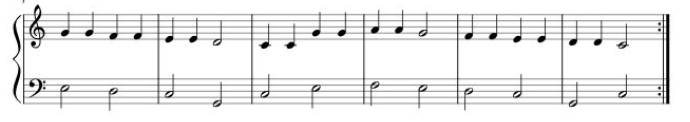
#> input picture OMR/OMR/test.png, 690 x 122 px
$ jupyter execute Staff_detection.ipynb
#> lines starting #> are read from the running program, lines starting #| are printed output that depends on the picture; after the words box and inside, x2 and y2 are one past the last pixel; in counts of white or black regions, pixels touching at a corner belong together
[cell 1]
import cv2
import numpy as np
import matplotlib.pyplot as plt
import os

# [83 lines left out: function line_repaired_algorithm, not called in this run]

def process_musical_staff(input_path='test.png', output_dir='output_steps'):
    # Create output directory if it doesn't exist
#> called with input_path = 'test.png', output_dir = 'output_steps'
    if not os.path.exists(output_dir):
        os.makedirs(output_dir)

    # Step 1: Load and preprocess the image
    img = cv2.imread(input_path, cv2.IMREAD_GRAYSCALE)
#> img is the input picture: shape (122, 690); min 0, max 255, mean 236.5
    if img is None:
        raise ValueError("Could not load image. Check the file path.")

    # Save original image
    plt.imsave(f'{output_dir}/0_original.png', img, cmap='gray')

    # Step 2: Adaptive thresholding to handle varying illumination
    binary = cv2.adaptiveThreshold(img, 255, cv2.ADAPTIVE_THRESH_GAUSSIAN_C,
                                 cv2.THRESH_BINARY_INV, 15, 5)
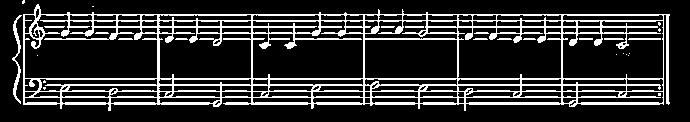
#> binary: shape (122, 690); 18.6% white in thin lines or dots, all inside (x1, y1, x2, y2) = (12, 0, 670, 111)
    plt.imsave(f'{output_dir}/1_binary.png', binary, cmap='gray')

    # Step 3: Horizontal projection to find staff line regions
    horizontal_projection = np.sum(binary, axis=1) / 255
#> horizontal_projection = 122 values, max 647 at index 78, min 0 at index 111, mean 128.2
    plt.figure(figsize=(10, 5))
    plt.plot(horizontal_projection)
    plt.title('Horizontal Projection')
    plt.savefig(f'{output_dir}/2_horizontal_projection.png')
    plt.close()

    # Step 4: Find staff line candidates using projection peaks
    # Smooth the projection to reduce noise
    smoothed_proj = cv2.GaussianBlur(horizontal_projection.astype(np.float32), (3, 3), 0)
#> smoothed_proj = 122 values, max 606 at index 103, min 0 at index 112, mean 128.2

    # Find peaks in the projection (staff line candidates)
    threshold = 0.2 * np.max(smoothed_proj)
#> threshold = 121.2
    peaks = np.where(smoothed_proj > threshold)[0]
#> peaks = 41 values from 13 to 105

    # Cluster peaks into staff groups
    staff_groups = []
    current_group = [peaks[0]] if len(peaks) > 0 else []
#> current_group = [13]

    for i in range(1, len(peaks)):
        if peaks[i] - peaks[i-1] < 15:  # Lines in a staff are close together
            current_group.append(peaks[i])
        else:
            if len(current_group) >= 3:  # Minimum 3 lines to consider a staff
                staff_groups.append(current_group)
            current_group = [peaks[i]]
#> this loop made 40 passes
#> current_group on pass 20: [77]
#> after the loop, staff_groups = [[13, 14, 15, 16, 19, 20, 21, 22, 25, 26, 27, 28, 31, 32, 33, 34, 37, 38, 39, 40]]

    if len(current_group) >= 3:
        staff_groups.append(current_group)

    # Step 5: Refine staff line detection
    refined_staff_lines = []
    for group in staff_groups:
        # For each candidate line in the group, find the exact position
        staff_lines = []
        for y in group:
            # Look at a horizontal slice around the candidate line
            slice_height = 5
            roi = binary[max(0, y-slice_height):min(binary.shape[0], y+slice_height+1), :]

            # Find the row with maximum black pixels in this slice
            row_sums = np.sum(roi, axis=1) / 255
            exact_y = np.argmax(row_sums) + max(0, y-slice_height)
            staff_lines.append(exact_y)

        # Sort and remove duplicates
        staff_lines = sorted(list(set(staff_lines)))

        # Only keep groups that form a proper staff (4-6 lines, regular spacing)
        if 4 <= len(staff_lines) <= 6:
            # Check if spacing is regular
            spacings = np.diff(staff_lines)
            if np.std(spacings) < 3:  # Spacing should be fairly consistent
                refined_staff_lines.extend(staff_lines)
#> this loop made 2 passes
#> (staff_lines, spacings) on passes 1 to 2: ([14, 20, 27, 33, 39], [6, 7, 6, 6]), ([78, 85, 91, 97, 103], [7, 6, 6, 6])
#> after the loop, refined_staff_lines = [14, 20, 27, 33, 39, 78, 85, 91, 97, 103]

    # Step 6: Visualize detected staff lines
    line_img = cv2.cvtColor(img, cv2.COLOR_GRAY2BGR)
    for y in refined_staff_lines:
        cv2.line(line_img, (0, y), (img.shape[1]-1, y), (0, 255, 0), 1)
#> this loop made 10 passes
#> y on passes 1 to 4: 14, 20, 27, 33
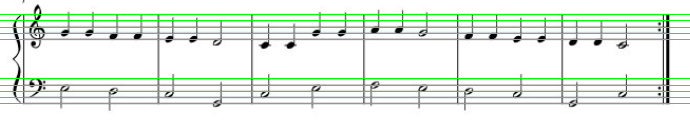
#> line_img: shape (122, 690, 3); 8.2% of pixels changed, all inside (x1, y1, x2, y2) = (0, 14, 690, 104)
    plt.imsave(f'{output_dir}/3_detected_lines.png', line_img)

    # Step 7: Staff line removal
    # Create a mask for staff lines (we'll dilate to cover the full thickness)
    line_mask = np.zeros_like(binary)
    for y in refined_staff_lines:
        line_mask[y, :] = 255

    # Dilate the mask to cover the full line thickness
    kernel = np.ones((3, 3), np.uint8)
    line_mask = cv2.dilate(line_mask, kernel, iterations=1)
    plt.imsave(f'{output_dir}/4_line_mask.png', line_mask, cmap='gray')

    # [16 lines of commented-out code are left out]

    cleaned_img = img.copy()
    cleaned_img[line_mask == 255] = 255

    plt.imsave(f'{output_dir}/5_cleaned_image.png', cleaned_img, cmap='gray')

    # No further processing – this is the final result with gaps where lines were
    final_cleaned = cleaned_img.copy()
    plt.imsave(f'{output_dir}/6_final_cleaned.png', final_cleaned, cmap='gray')


    final_cleaned = cleaned_img.copy()
    plt.imsave(f'{output_dir}/6_final_cleaned.png', final_cleaned, cmap='gray')


    # Step 6: Redraw erased notes
    final_output = cleaned_img.copy()

    # Create a mask for the original notes (black pixels in original image that are white in cleaned image)
    note_mask = np.zeros_like(img)
    note_mask[(img == 0) & (cleaned_img == 255)] = 255

    # Dilate the note mask slightly to ensure we capture the full note
    kernel = np.ones((2, 2), np.uint8)
    note_mask = cv2.dilate(note_mask, kernel, iterations=1)

    # Find contours of the notes
    contours, _ = cv2.findContours(note_mask, cv2.RETR_EXTERNAL, cv2.CHAIN_APPROX_SIMPLE)
#> contours = 11 contours, all with area under 20

    # Redraw each note
    for contour in contours:
        # Get the bounding box of the note
        x, y, w, h = cv2.boundingRect(contour)

        # Only process if the contour is small enough to be a note (not a staff line)
        if w < 30 and h < 30:  # Adjust these thresholds as needed
            # Get the region from the original image
            note_region = img[y:y+h, x:x+w]

            # Copy the note to the final output
            final_output[y:y+h, x:x+w] = note_region
#> this loop made 11 passes
#> (contour, x, y, w, h, note_region) on passes 1, 3: ([[192, 40], [192, 41], [193, 41], [193, 40]], 192, 40, 2, 2, [[0, 3], [4, 37]]), ([[171, 38], [171, 40], [172, 40], [172, 38]], 171, 38, 2, 3, [[0, 1], [0, 30], [39, 172]])

    plt.imsave(f'{output_dir}/7_repaired_lines.png', final_output, cmap='gray')

    return refined_staff_lines, final_output

if __name__ == "__main__":
    line_positions, cleaned_image = process_musical_staff()
#> line_positions = [14, 20, 27, 33, 39, 78, 85, 91, 97, 103]
    print("Detected staff line positions:", len(line_positions))
#| Detected staff line positions: 10

    # Display results
    plt.figure(figsize=(15, 15))
    plt.subplot(1, 2, 1)
    plt.imshow(cv2.imread('test.png', cv2.IMREAD_GRAYSCALE), cmap='gray')
    plt.title('Original Image')

    plt.subplot(1, 2, 2)
    plt.imshow(cleaned_image, cmap='gray')
    plt.title('Cleaned Image (Staff Lines Removed)')
    plt.show()

[cell 2]
import cv2
import numpy as np
import matplotlib.pyplot as plt
import os

def process_musical_staff(input_path='test3.png', output_dir='output_steps'):
    # Create output directory if it doesn't exist
#> called with input_path = 'test3.png', output_dir = 'output_steps'
    if not os.path.exists(output_dir):
        os.makedirs(output_dir)

    # Step 1: Load and preprocess the image
    img = cv2.imread(input_path, cv2.IMREAD_GRAYSCALE)
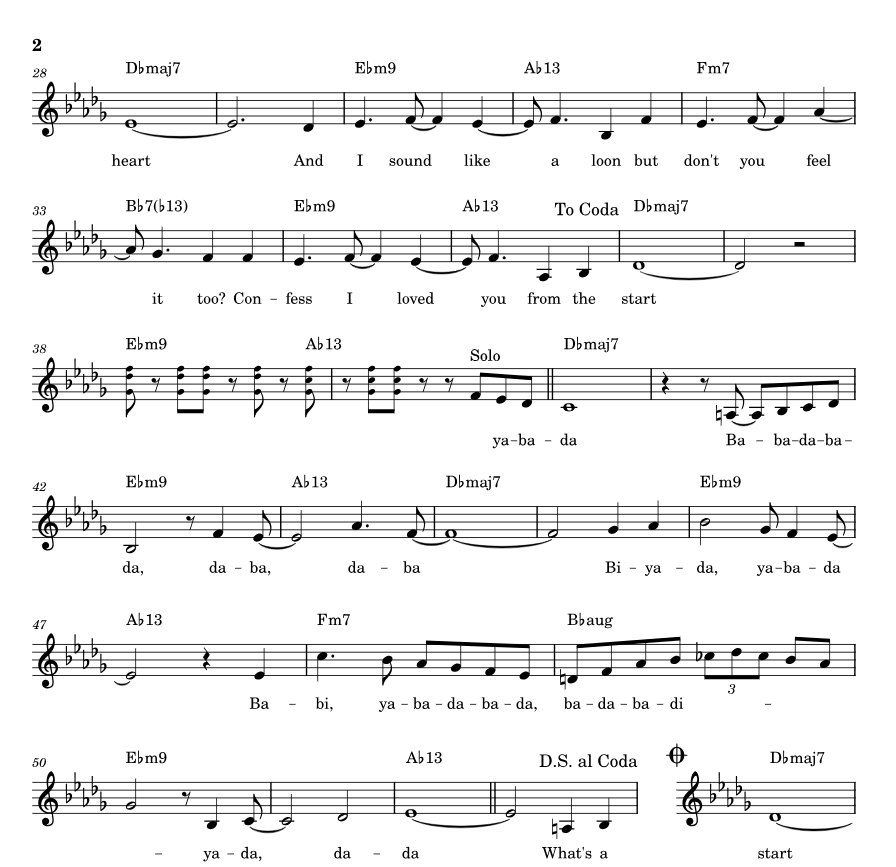
#> input picture OMR/OMR/test3.png, 896 x 867 px
#> img is the input picture: shape (867, 896); min 0, max 255, mean 240.3
    if img is None:
        raise ValueError("Could not load image. Check the file path.")

    # Save original image
    plt.imsave(f'{output_dir}/0_original.png', img, cmap='gray')

    # Step 2: Adaptive thresholding to handle varying illumination
    binary = cv2.adaptiveThreshold(img, 255, cv2.ADAPTIVE_THRESH_GAUSSIAN_C,
                                 cv2.THRESH_BINARY_INV, 15, 5)
    plt.imsave(f'{output_dir}/1_binary.png', binary, cmap='gray')

    # Step 3: Horizontal projection to find staff line regions
    horizontal_projection = np.sum(binary, axis=1) / 255
#> horizontal_projection = 867 values, max 824 at index 92, min 0 at index 0, mean 75.3
    plt.figure(figsize=(10, 5))
    plt.plot(horizontal_projection)
    plt.title('Horizontal Projection')
    plt.savefig(f'{output_dir}/2_horizontal_projection.png')
    plt.close()

    # Step 4: Find staff line candidates using projection peaks
    # Smooth the projection to reduce noise
    smoothed_proj = cv2.GaussianBlur(horizontal_projection.astype(np.float32), (3, 3), 0)
#> smoothed_proj = 867 values, max 632.2 at index 391, min 0 at index 0, mean 75.3

    # Find peaks in the projection (staff line candidates)
    threshold = 0.2 * np.max(smoothed_proj)
#> threshold = 126.5
    peaks = np.where(smoothed_proj > threshold)[0]
#> peaks = 117 values from 91 to 814

    # Cluster peaks into staff groups
    staff_groups = []
    current_group = [peaks[0]] if len(peaks) > 0 else []
#> current_group = [91]

    for i in range(1, len(peaks)):
        if peaks[i] - peaks[i-1] < 15:  # Lines in a staff are close together
            current_group.append(peaks[i])
        else:
            if len(current_group) >= 3:  # Minimum 3 lines to consider a staff
                staff_groups.append(current_group)
            current_group = [peaks[i]]
#> this loop made 116 passes
#> current_group on passes 22, 27, 28, 46: [159], [210], [229], [302]
#> after the loop, staff_groups = 6 items

    if len(current_group) >= 3:
        staff_groups.append(current_group)

    # Step 5: Refine staff line detection
    refined_staff_lines = []
    for group in staff_groups:
        # For each candidate line in the group, find the exact position
        staff_lines = []
        for y in group:
            # Look at a horizontal slice around the candidate line
            slice_height = 5
            roi = binary[max(0, y-slice_height):min(binary.shape[0], y+slice_height+1), :]

            # Find the row with maximum black pixels in this slice
            row_sums = np.sum(roi, axis=1) / 255
            exact_y = np.argmax(row_sums) + max(0, y-slice_height)
            staff_lines.append(exact_y)

        # Sort and remove duplicates
        staff_lines = sorted(list(set(staff_lines)))

        # Only keep groups that form a proper staff (4-6 lines, regular spacing)
        if 4 <= len(staff_lines) <= 6:
            # Check if spacing is regular
            spacings = np.diff(staff_lines)
            if np.std(spacings) < 3:  # Spacing should be fairly consistent
                refined_staff_lines.extend(staff_lines)
#> this loop made 7 passes
#> (staff_lines, spacings) on passes 1, 3, 4, 5: ([92, 100, 108, 116, 123], [8, 8, 8, 7]), ([230, 238, 246, 253, 261], [8, 8, 7, 8]), ([368, 376, 384, 391, 399], [8, 8, 7, 8]), ([506, 514, 522, 529, 537], [8, 8, 7, 8])
#> after the loop, refined_staff_lines = 30 values from 92 to 813

    # Step 6: Visualize detected staff lines
    line_img = cv2.cvtColor(img, cv2.COLOR_GRAY2BGR)
    for y in refined_staff_lines:
        cv2.line(line_img, (0, y), (img.shape[1]-1, y), (0, 255, 0), 1)
#> this loop made 30 passes
#> y on passes 1 to 4: 92, 100, 108, 116
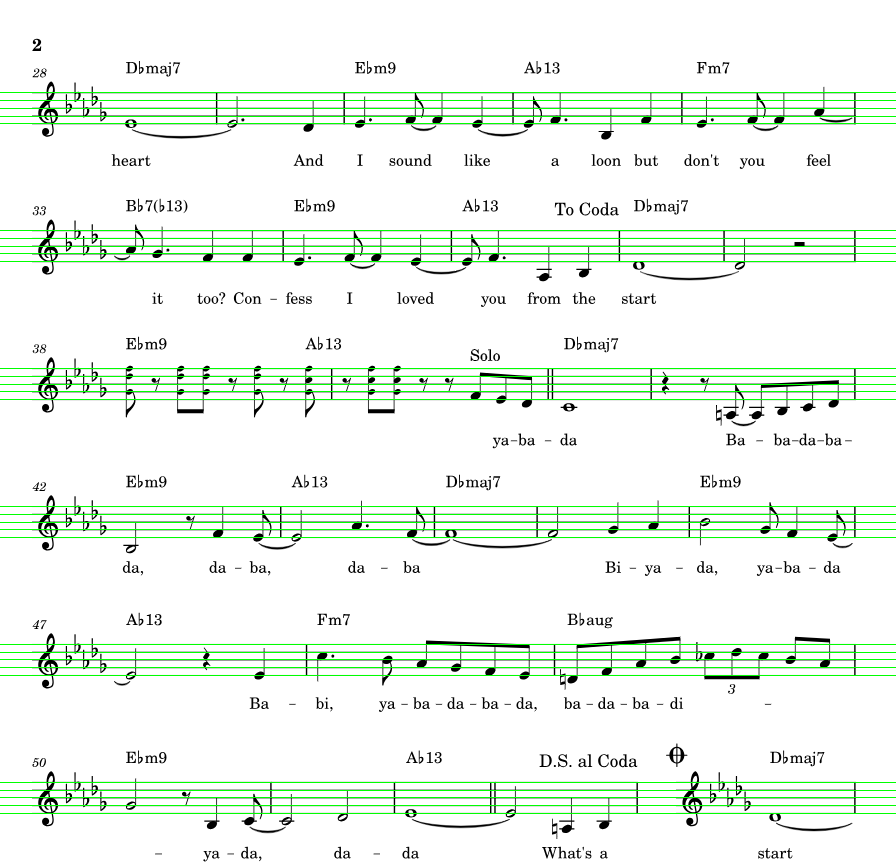
#> line_img: shape (867, 896, 3); 3.46% of pixels changed, all inside (x1, y1, x2, y2) = (0, 92, 896, 814)
    plt.imsave(f'{output_dir}/3_detected_lines.png', line_img)

    # Step 7: Staff line removal
    # Create a mask for staff lines (we'll dilate to cover the full thickness)
    line_mask = np.zeros_like(binary)
    for y in refined_staff_lines:
        line_mask[y, :] = 255

    # Dilate the mask to cover the full line thickness
    kernel = np.ones((3, 3), np.uint8)
    line_mask = cv2.dilate(line_mask, kernel, iterations=1)
    plt.imsave(f'{output_dir}/4_line_mask.png', line_mask, cmap='gray')

    cleaned_img = img.copy()
    cleaned_img[line_mask == 255] = 255
#> cleaned_img: shape (867, 896)

    # Save the image with staff lines removed first
    plt.imsave(f'{output_dir}/5_cleaned_image.png', cleaned_img, cmap='gray')

    # Step 6: Redraw erased notes
    final_output = cleaned_img.copy()

    # 1. Find lost black pixels (notes erased with staff)
    lost_mask = ((img < 50) & (cleaned_img > 200)).astype(np.uint8) * 255

    # 2. Morphological closing to connect fragmented notes and fill gaps
    line_spacing = 10
    kernel_size = max(3, line_spacing // 2)
    kernel = cv2.getStructuringElement(cv2.MORPH_ELLIPSE, (kernel_size, kernel_size))
#> kernel = [[0, 0, 1, 0, 0], [1, 1, 1, 1, 1], [1, 1, 1, 1, 1], [1, 1, 1, 1, 1], [0, 0, 1, 0, 0]]
    closed_mask = cv2.morphologyEx(lost_mask, cv2.MORPH_CLOSE, kernel)

    # 3. Find connected components (potential notes)
    num_labels, labels, stats, centroids = cv2.connectedComponentsWithStats(closed_mask, connectivity=8)
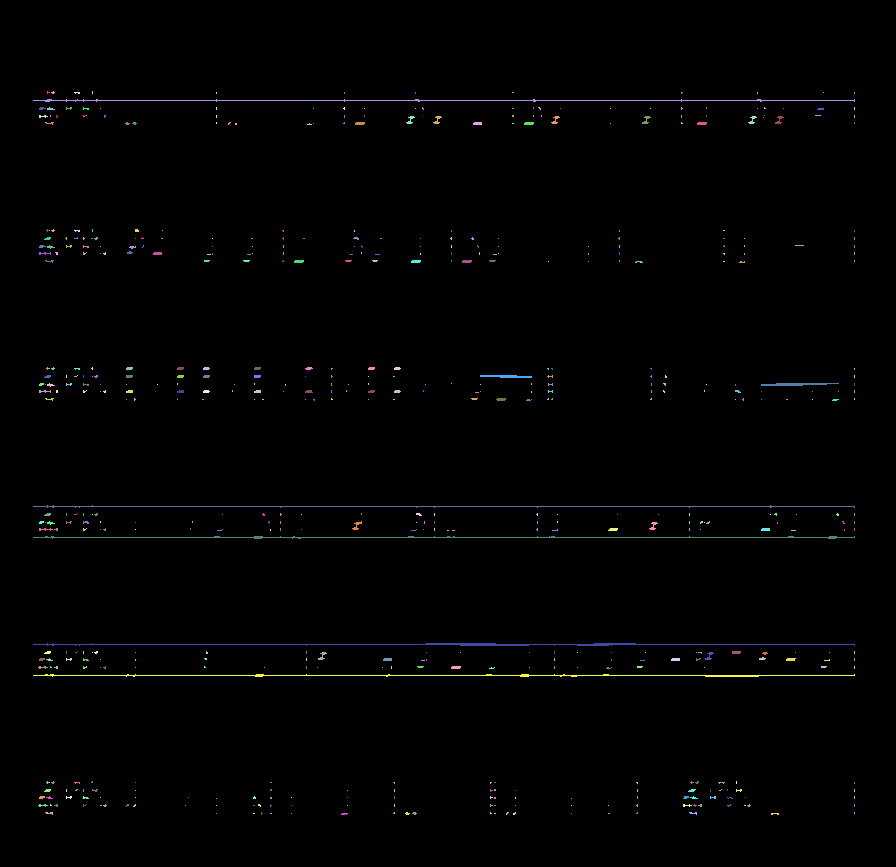
#> labels: shape (867, 896) int32; 547 distinct labels, from 0 to 546; one colour per label, 0 black
#> num_labels = 547; stats = 547 rows, first 6: [0, 0, 896, 867, 768598], [47, 91, 3, 3, 5], [51, 91, 4, 3, 7], [92, 91, 1, 3, 3], [74, 92, 6, 2, 9], [216, 92, 1, 2, 2]; centroids = 547 pairs, first value 40.92 to 854, second value 92 to 813.5

    # 4. Filter and restore
    final_output = cleaned_img.copy()
    for i in range(1, num_labels):
        x, y, w, h, area = stats[i]
        if 0 < area < 2000 and 0.1 < w/h < 10:
            note_mask = (labels[y:y+h, x:x+w] == i)
            final_output[y:y+h, x:x+w][note_mask == 1] = img[y:y+h, x:x+w][note_mask == 1]
#> this loop made 546 passes
#> (x, y, w, h, area) on passes 13, 55, 56: (33, 99, 822, 3, 866), (406, 116, 9, 8, 31), (433, 116, 9, 8, 32)
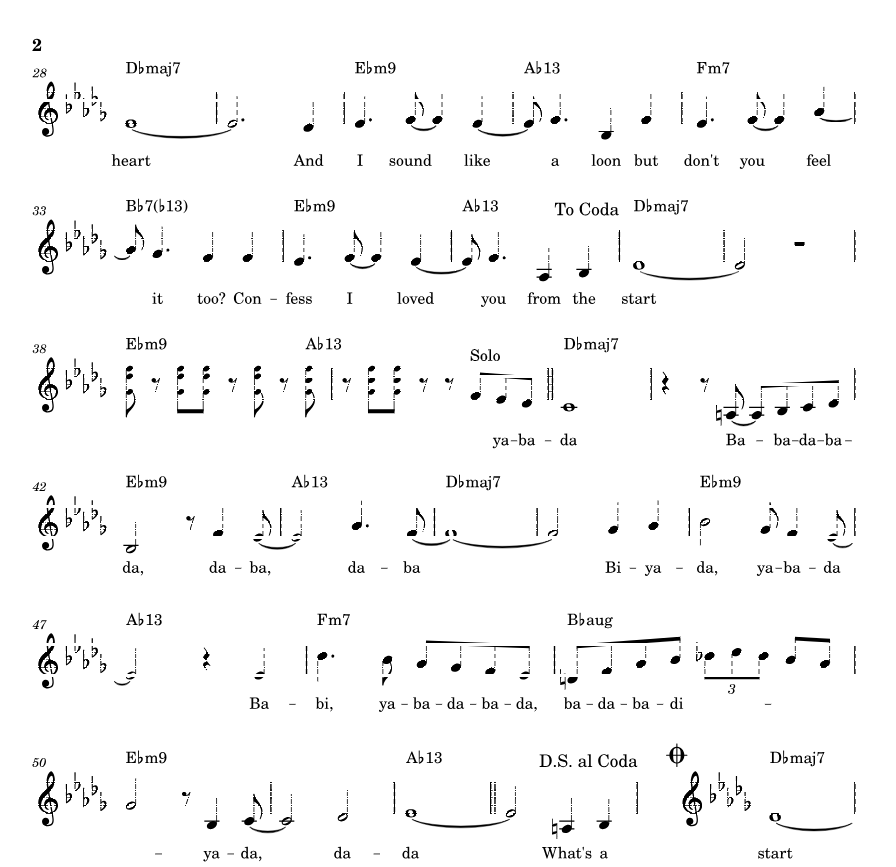
#> final_output: shape (867, 896); min 0, max 255, mean 247.4

    cv2.imwrite('output_steps/6_final_cleaned.png', final_output)
    return refined_staff_lines, final_output

if __name__ == "__main__":
    line_positions, cleaned_image = process_musical_staff()
#> line_positions = 30 values from 92 to 813
    print("Detected staff line positions:", len(line_positions))
#| Detected staff line positions: 30

    # Display results
    plt.figure(figsize=(15, 15))
    plt.subplot(1, 2, 1)
    plt.imshow(cv2.imread('test3.png', cv2.IMREAD_GRAYSCALE), cmap='gray')
    plt.title('Original Image')

    plt.subplot(1, 2, 2)
    plt.imshow(cleaned_image, cmap='gray')
    plt.title('Cleaned Image (Staff Lines Removed)')
    plt.show()

[cell 3]
import cv2
import numpy as np
import matplotlib.pyplot as plt

def show(title, image, cmap='gray'):
    plt.figure(figsize=(10, 4))
    plt.title(title)
    plt.imshow(image, cmap=cmap)
    plt.axis('off')
    plt.show()

# 1. Citim imaginea în tonuri de gri
img = cv2.imread('test.png', cv2.IMREAD_GRAYSCALE)
show("1. Original", img)

# 2. Binarizare
_, binary = cv2.threshold(img, 0, 255, cv2.THRESH_BINARY_INV + cv2.THRESH_OTSU)
show("2. Binarizat", binary)

# 3. Proiecție orizontală pentru a detecta liniile portativului
horizontal_projection = np.sum(binary, axis=1)
#> horizontal_projection = 122 values, max 166260 at index 85, min 0 at index 3, mean 24024.3
plt.figure(figsize=(10, 3))
plt.title("3. Proiecție Orizontală")
plt.plot(horizontal_projection)
plt.xlabel("Rând (Y)")
plt.ylabel("Număr pixeli negri")
plt.grid(True)
plt.show()

# 4. Detectăm liniile orizontale folosind morfologie
line_height = 1  # poate fi ajustat
kernel = cv2.getStructuringElement(cv2.MORPH_RECT, (binary.shape[1]//50, line_height))
horizontal_lines = cv2.morphologyEx(binary, cv2.MORPH_OPEN, kernel)
show("4. Liniile detectate", horizontal_lines)

# 5. Eliminăm liniile portativului
no_staff = cv2.subtract(binary, horizontal_lines)
show("5. Fără linii portativ", no_staff)

# 6. Proiecție verticală ca exemplu (opțional)
vertical_projection = np.sum(no_staff, axis=0)
#> vertical_projection = 690 values, max 21165 at index 23, min 0 at index 0, mean 1652
plt.figure(figsize=(10, 3))
plt.title("6. Proiecție Verticală")
plt.plot(vertical_projection)
plt.xlabel("Coloană (X)")
plt.ylabel("Număr pixeli negri")
plt.grid(True)
plt.show()
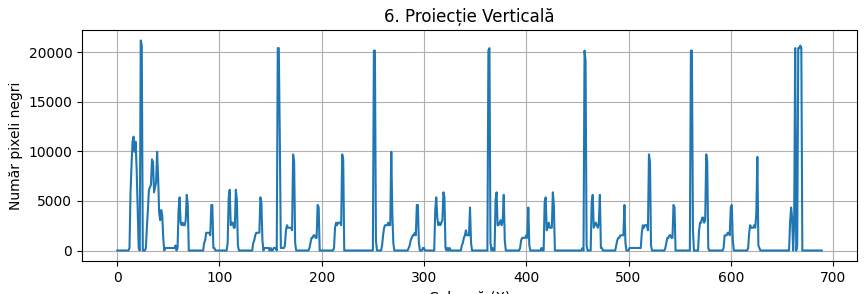
#> figure drawn by matplotlib, 1 panel; curve peaks at x = 23, y = 21165
